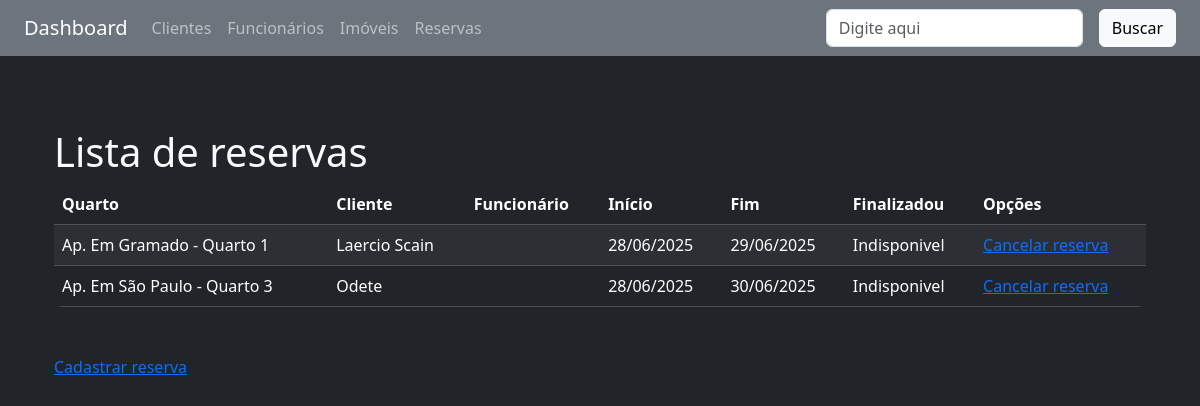
The page /imoveis/reservas/cliente/ on the database its author committed.
### imoveis/models.py (models this page shows, shortened)
class Reserva(models.Model):
    quarto = models.ForeignKey(Quarto, on_delete=models.RESTRICT)
    cliente = models.ForeignKey(Cliente, on_delete=models.RESTRICT)
    data_inicio = models.DateField()
    data_fim = models.DateField()
    ativo = models.BooleanField(default=True)
    class Meta:
        unique_together = ('quarto', 'data_inicio', 'data_fim')

class Quarto(models.Model):
    imovel = models.ForeignKey(
        Imovel, related_name='quartos', on_delete=models.RESTRICT)
    nome = models.CharField(max_length=50)
    disponibilidade = models.BooleanField(default=True)
    ativo = models.BooleanField(default=True)
    def __str__(self):
        return self.nome

### clientes/models.py (models this page shows, shortened)
class Cliente(models.Model):
    nome = models.CharField(max_length=100)
    email = models.EmailField(unique=True)
    telefone = models.CharField(max_length=20)
    cpf = models.CharField(max_length=14, unique=True)
    data_nascimento = models.DateField(null=True, blank=True)
    ativo = models.BooleanField(default=True)
    def __str__(self):
        return self.nome

### imoveis/views.py (the view)
# urls.py: path('reservas/<campo>/', reservas, name='lista_reservas'),
def reservas(request, campo):
    query = request.GET.get('busca', '')
    if campo == 'cliente' and query:
        reservas = Reserva.objects.filter(
            ativo=True, cliente__nome__icontains=query)
    else:
        reservas = Reserva.objects.filter(ativo=True)
    if campo:
        campo_ordenacao = ORDENACAO_RESERVAS_LOOKUP.get(campo)
        reservas = reservas.order_by(campo_ordenacao)
    dados = {'reservas': reservas, 'ativos': True}
    return render(request, 'reservas/lista.html', dados)

### imoveis/templates/reservas/lista.html
{% extends 'base.html' %}
{% block content %}
<div class="container-sm mt-5">
    <h1 class="h1">Lista de reservas</h1>
</div>
<div class="container-sm mt-2">
    <div class="bg-dark rounded-3 overflow-hidden">
        <table cellpadding="5" cellspacing="1" class="table table-dark table-striped mb-0">
            <thead>
                <tr>
                    <th>Quarto</th>
                    <th>Cliente</th>
                    <th>Funcionário</th>
                    <th>Início</th>
                    <th>Fim</th>
                    <th>Finalizadou</th>
                    <th>Opções</th>
                </tr>
            </thead>
            <tbody>
                {% for reserva in reservas %}
                <tr>
                    <td>{{ reserva.quarto }}</td>
                    <td>{{ reserva.cliente }}</td>
                    <td>{{ reserva.funcionario }}</td>
                    <td>{{ reserva.data_inicio|date:"d/m/Y" }}</td>
                    <td>{{ reserva.data_fim|date:"d/m/Y" }}</td>
                    {% if imovel.disponivel %}
                    <td>Disponivel</td>
                    {% else %}
                    <td>Indisponivel</td>
                    {% endif %}
                    <td><a href="#">Cancelar reserva</a></td>
                </tr>
                {% empty %}
                <tr>
                    <td colspan="7">Nenhuma reserva cadastrada.</td>
                </tr>
                {% endfor %}
            </tbody>
        </table>
    </div>
</div>
<div class="container-sm mt-5">
    <a href="{% url 'imoveis:cadastrar_reserva' %}">Cadastrar reserva</a>
</div>
{% endblock %}

### rows shown on the page
Reserva: quarto "Ap. Em Gramado - Quarto 1", cliente "Laercio Scain", data_inicio "28/06/2025", data_fim "29/06/2025"
Reserva: quarto "Ap. Em São Paulo - Quarto 3", cliente "Odete", data_inicio "28/06/2025", data_fim "30/06/2025"
